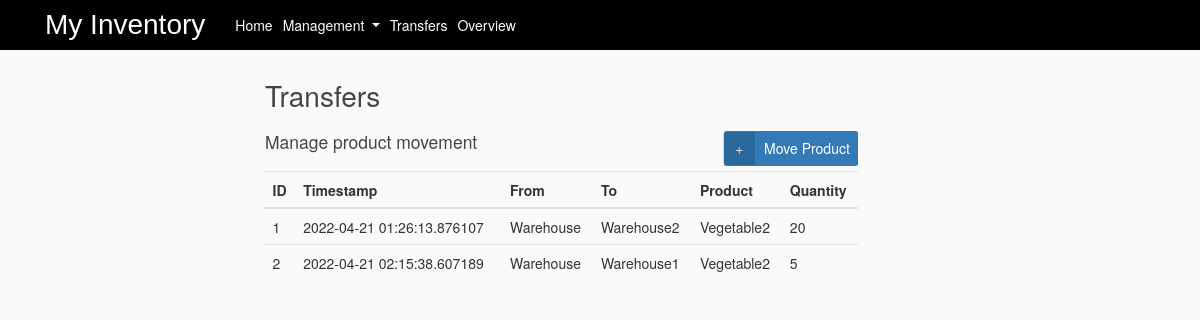
Before: /Transfers with the older database file.
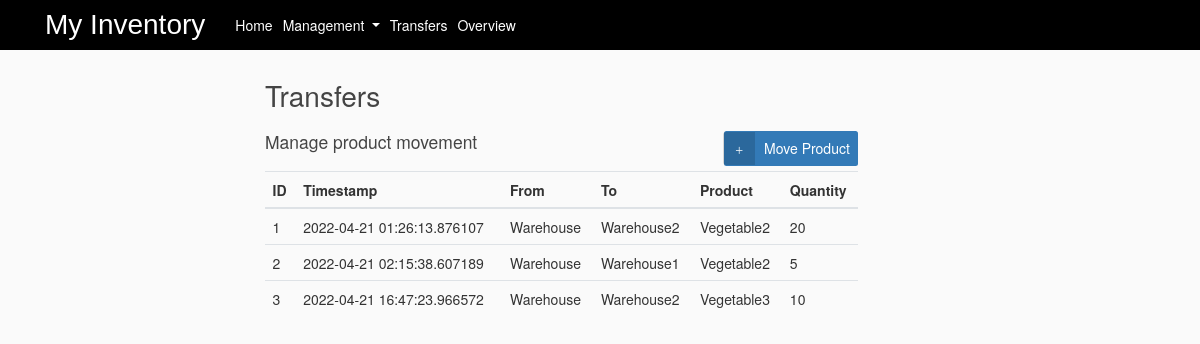
After: the same page with the newer database file.
### myinventory/models.py (models this page shows, shortened)
class Movement(db.Model):
    mid = db.Column(db.Integer, primary_key=True)
    ts = db.Column(db.DateTime, default=datetime.utcnow)
    frm = db.Column(db.String(20), nullable=False)
    to = db.Column(db.String(20), nullable=False)
    pname = db.Column(db.String(20), nullable=False)
    pqty = db.Column(db.Integer, nullable=False)

### myinventory/routes.py (the view, shortened to what this page needs)
@app.route("/Transfers", methods=['GET', 'POST'])
def move():
    form = moveproduct()
    details = Movement.query.all()
    pdetails = Product.query.all()
    exists = bool(Movement.query.all())
    if exists == False and request.method == 'GET':
        flash(f'Transfer products  to view', 'info')
    prod_choices = Product.query.with_entities(Product.prod_name, Product.prod_name).all()
    loc_choices = Location.query.with_entities(Location.loc_name, Location.loc_name).all()
    prod_list_names = []
    src_list_names, dest_list_names = [('Warehouse', 'Warehouse')], [('Warehouse', 'Warehouse')]
    prod_list_names += prod_choices
    src_list_names += loc_choices
    dest_list_names += loc_choices
    form.mprodname.choices = prod_list_names
    form.src.choices = src_list_names
    form.destination.choices = dest_list_names
    return render_template('move.html', title='Transfers', form=form, details=details)

### myinventory/templates/move.html (shortened to what this page needs)
{% extends "overview.html" %}
{% block content %}
  <div class="container">
<h1>Transfers</h1>
<div >
  <h3 style="display: inline-block;margin:0;"> Manage product movement</h3>
  <button type="button" class="btn btn-add" data-toggle="modal" data-target="#exampleModal">
   <span class="btn-icon-add"><i class="glyphicon glyphicon-plus"></i></span>Move Product</button>
</div>
<table class="table table-hover">
<thead>
 <tr>
   <th>ID</th>
   <th>Timestamp</th>
   <th>From</th>
   <th>To</th>
   <th>Product</th>
   <th>Quantity </th>
 </tr>
</thead>
<tbody>
{%for d in details%}
 <tr>
   <td>{{d.mid}}</td>
   <td>{{d.ts}}</td>
   <td>{{d.frm}}</td>
   <td>{{d.to}}</td>
   <td>{{d.pname}}</td>
   <td>{{d.pqty}}</td>
 </tr>
 {% endfor %}
</tbody>
</table>
</div>
{% endblock content %}

### myinventory/templates/overview.html (shortened to what this page needs)
<!DOCTYPE html>
<html>
  <head>
    <link rel="stylesheet" type="text/css" href="static/bootstrap.min.css">
    <link rel="stylesheet" type="text/css" href="static/bootstrap-glyphicons.css">
    <link rel="stylesheet" type="text/css" href="static/main.css">
  </head>
  <body>
    <header class="site-header">
      <nav class="navbar navbar-expand-md navbar-dark bg-steel fixed-top">
        <div class="container">
          <a class="Main" href="/Overview">My Inventory</a>
          <div class="collapse navbar-collapse" id="navbarToggle">
            <div class="navbar-nav">
                <a class="nav-item nav-link" href="/" style="padding-left: 30px;">Home</a>
                <li class="nav-item dropdown">
                    <a class="nav-link dropdown-toggle " href="#" role="button" data-toggle="dropdown" aria-haspopup="true" aria-expanded="false">
                        Management
                    </a>
                </li>
              <a class="nav-item nav-link" href="/Transfers">Transfers</a>
              <a class="nav-item nav-link" href="/Overview">Overview</a>
            </div>
          </div>
        </div>
      </nav>
</header>
<main role="main" class="container-content">
      <div class="row">
        <div class="col-md-8">
          {% block content %}{% endblock %}
       </div>
    </div>
</main>
  </head>
  </body>
</html>

### myinventory/static/main.css (style rules this page uses)
body { background: #fafafa; color: #333333; margin-top: 5rem; }
h1, h2, h3, h4, h5, h6 { color: #444444; }
a { color: white; }
.btn-icon-add { position: relative; left: -9px; display: inline-block;padding: 6px 12px; background: rgba(0,0,0,0.15); border-radius: 3px 0 0 3px; color: white; font-size: 14px; }
.btn-add { padding-top: 0; padding-bottom: 0; background-color:#337ab7; color: white; font-size: 14px; float: right; }
.btn { margin-bottom:5px;font-size: 14px; }
.container-content { margin-top: 60px; margin-left: 250px; }
.Main { color: white; font-family: sans-serif; font-size: 28px; }
.bg-steel { background-color: black; }
.site-header .navbar-nav .nav-link { color:white ; }
html { visibility: visible; opacity: 1; }

### myinventory/templates/overview.html (style rules this page uses)
html { visibility: hidden;opacity:0; }

Changed rows visible on the page:
added Movement: mid "3", ts "2022-04-21 16:47:23.966572", frm "Warehouse", to "Warehouse2", pname "Vegetable3", pqty "10"
